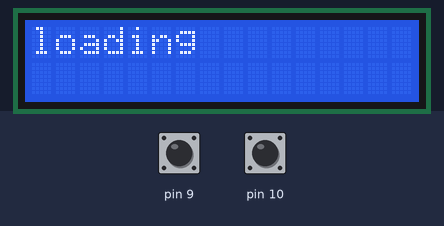
A sketch run on a simulated Arduino Uno, built with avr-gcc and run on an emulated ATmega328P. On the bench: 16×2 character LCD. The test bench sets the inputs (shaded band); at power-on: pin 9 HIGH, pin 10 HIGH. Random numbers use the default seed unless the sketch sets one. At 13.8 s the program stops and its outputs stay as they are.

Above: at 1.9 s.
At 4.0 s:
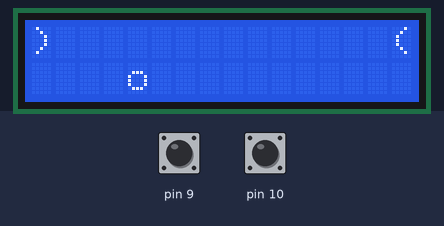
4.1 s: pin 9 pulled LOW for 1 s
At 4.78 s:
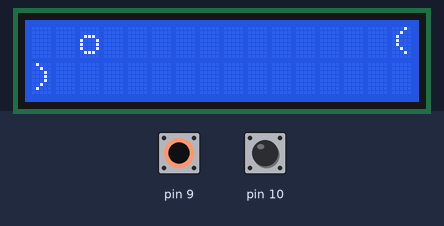
6.9 s: pin 10 pulled LOW for 0.5 s
At 7.39 s:
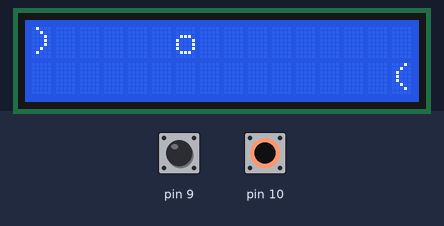
10.4 s: pin 9 pulled LOW for 0.5 s
At 10.7 s:
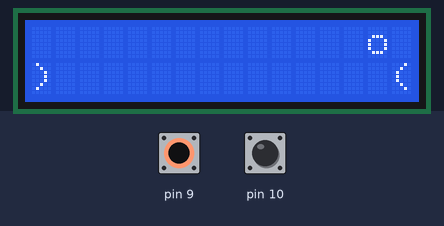
Timing chart, 0 to 13.4 s (numbered marks = the images above; inputs shaded):
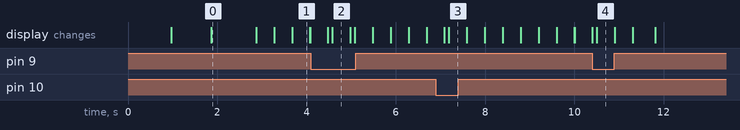

Measured:
- what the display in image 0 shows lasts 1.0 s, from 1.9 s to 2.9 s
- what the display in image 1 shows lasts 0.4 s, from 3.7 s to 4.1 s

The sketch:

socceTry2.ino
```cpp
#include<LiquidCrystal.h>
int sp1 = 0, sp2 = 0, ctr = 0, ctr1 = 0, ctr2 = 0, pre1, pre2, flag = 1, ctr3 = 0, b , bSts, k = 7 ;
LiquidCrystal game(2, 3, 4, 5, 6, 7);

void setup()
{
  pinMode(9, INPUT_PULLUP);
  pinMode(10, INPUT_PULLUP);

  game.begin(16, 2);
  game.setCursor(2, 1);
  game.print("srx games");
  delay(900);
  game.setCursor(3, 0);
  game.print("starting game");
  delay(900);
  game.clear();
  game.print("loading");
  delay(1000);
  game.clear();


}


void loop()
{
  if (flag == 0)
  {
    game.clear();
    game.setCursor(0, 0);
    game.print("GAME OVER");
    game.setCursor(0, 1);
    game.print("P1:");
    game.setCursor(4, 1);
    game.print(sp1);
    game.setCursor(11, 1);
    game.print("P2:");
    game.print(sp2);
    delay(500);
     game.clear();
    if(sp1>sp2) game.print("p1 wins");
    else if(sp2>sp1) game.print("p2 wins");
    else game.print("tie");
    delay(2000);
    game.clear();
    exit(0);
    //delay(7000);
   // flag=1;

  }
  else
  {
    int a = digitalRead(9), b = digitalRead(10);//SWITCH SELECTION
    int y = random(0, 2);
    //GAME OVER LOGIC
    if (k == 1)
    {
      if (y == ctr)   sp1++;
      else            flag = 0;
    }
    if (k == 14)
    {
      if (y == ctr3)   sp2++;
      else            flag = 0;
    }

    {


      //PLAYER1 POSTION DEPENDANT ON SWITCH OUTPUT
      if (a == 0)
      {
        ctr1++;
        delay(100);
        ctr = ctr1 % 2;

      }

      //PLAYER 2 POSITION DEPENDANT ON SWITCH OUTPUT
      if (b == 0)
      {
        ctr2++;
        delay(100);
        ctr3 = ctr2 % 2;
      }

      //PLAYER  1 CURSOR
      game.setCursor(0, ctr);
      game.print(")");
      if (ctr == 1)
      {
        pre1 = 0;
      }
      else
      {
        pre1 = 1;
      }
      game.setCursor(0, pre1);
      game.print(" ");

      //PLAYER 2 POSTION
      game.setCursor(15, ctr3);
      game.print("(");
      if (ctr3 == 1)
      {
        pre2 = 0;
      }
      else
      {
        pre2 = 1;
      }
      game.setCursor(15, pre2);
      game.print(" ");

      //BALL POSITION
      if (k == 14)       bSts = 0;
      if (k == 1)        bSts = 1;

      if (bSts == 1)
      {
        k++;
        game.setCursor(k, y);
        game.print("o");
        delay(400);
        game.setCursor(k , 0 );
        game.print(" ");
        game.setCursor(k , 1);
        game.print(" ");
      }
      else
      {
        k--;
        game.setCursor(k, y);
        game.print("o");
        delay(400);
        game.setCursor(k , 0);
        game.print(" ");
        game.setCursor(k , 1);
        game.print(" ");
      }


    }
  }
}
```
